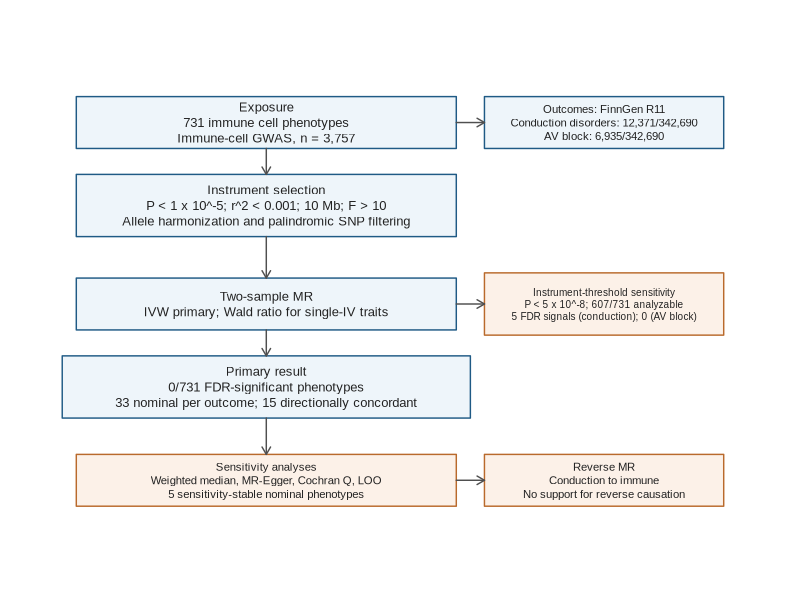

This chart was generated by the following R code: (Note: this script raises an error after producing the figure.)
# =============================================================
# 16: Figure 1 study flowchart
# Outputs: results/figures/Fig1_flowchart.pdf/png/svg/tiff
# =============================================================
this_file <- sub("^--file=", "", grep("^--file=", commandArgs(FALSE), value = TRUE)[1])
PROJ <- normalizePath(file.path(dirname(this_file), ".."), winslash = "/", mustWork = TRUE)
FIG  <- file.path(PROJ, "results/figures")
dir.create(FIG, showWarnings = FALSE, recursive = TRUE)

open_svg <- function(path, width, height) {
  if (requireNamespace("svglite", quietly = TRUE)) {
    svglite::svglite(path, width = width, height = height)
  } else {
    svg(path, width = width, height = height, family = "Arial")
  }
}

draw <- function() {
  BLUE <- "#1F5A85"; BLUE_FILL <- "#EEF5FA"
  ORANGE <- "#B96A2C"; ORANGE_FILL <- "#FCF1E8"
  GREY <- "#4F4F4F"; GRID <- "#E8ECEF"
  par(mar = c(0.8, 1.0, 1.2, 1.0), family = "Arial", xpd = NA)
  plot(NA, xlim = c(0, 100), ylim = c(0, 100), axes = FALSE, xlab = "", ylab = "")
  # The figure title and the rule beneath it are deliberately absent: Medicine requires that
  # digital art carry no embedded figure title or legend text. The title now lives only in the
  # Figure 1 legend in the manuscript. Panel labels and box text stay, since they are what
  # makes the flowchart self-explanatory.

  box_ <- function(x, y, w, h, txt, fill = BLUE_FILL, border = BLUE, cex = 0.78, font = 1) {
    rect(x - w / 2, y - h / 2, x + w / 2, y + h / 2, col = fill, border = border, lwd = 1.4)
    text(x, y, txt, cex = cex, font = font, col = "#222222")
  }
  arr <- function(x0, y0, x1, y1) arrows(x0, y0, x1, y1, length = 0.085, lwd = 1.4, col = GREY)
  section <- function(x, y, label) text(x, y, label, cex = 0.68, font = 2, col = GREY)

  section(10, 88.5, "Input")
  box_(31, 85, 54, 10, "Exposure\n731 immune cell phenotypes\nImmune-cell GWAS, n = 3,757")
  box_(79, 85, 34, 10, "Outcomes: FinnGen R11\nConduction disorders: 12,371/342,690\nAV block: 6,935/342,690", cex = 0.68)

  section(10, 69.5, "MR design")
  box_(31, 69, 54, 12, "Instrument selection\nP < 1 x 10^-5; r^2 < 0.001; 10 Mb; F > 10\nAllele harmonization and palindromic SNP filtering")
  box_(31, 50, 54, 10, "Two-sample MR\nIVW primary; Wald ratio for single-IV traits")
  box_(79, 50, 34, 12, "Instrument-threshold sensitivity\nP < 5 x 10^-8; 607/731 analyzable\n5 FDR signals (conduction); 0 (AV block)", fill = ORANGE_FILL, border = ORANGE, cex = 0.60)

  section(10, 34.5, "Findings")
  box_(31, 34, 58, 12, "Primary result\n0/731 FDR-significant phenotypes\n33 nominal per outcome; 15 directionally concordant")
  box_(31, 16, 54, 10, "Sensitivity analyses\nWeighted median, MR-Egger, Cochran Q, LOO\n5 sensitivity-stable nominal phenotypes", fill = ORANGE_FILL, border = ORANGE, cex = 0.68)
  box_(79, 16, 34, 10, "Reverse MR\nConduction to immune\nNo support for reverse causation", fill = ORANGE_FILL, border = ORANGE, cex = 0.68)

  arr(58, 85, 62, 85)
  arr(31, 80, 31, 75)
  arr(31, 63, 31, 55)
  arr(31, 45, 31, 40)
  arr(31, 28, 31, 21)
  arr(58, 50, 62, 50)
  arr(58, 16, 62, 16)
}

cairo_pdf(file.path(FIG, "Fig1_flowchart.pdf"), width = 8.0, height = 7.0, family = "Arial")
draw()
dev.off()
open_svg(file.path(FIG, "Fig1_flowchart.svg"), width = 8.0, height = 7.0)
draw()
dev.off()
png(file.path(FIG, "Fig1_flowchart.png"), width = 4800, height = 4200, res = 600, pointsize = 13)
draw()
dev.off()
tiff(file.path(FIG, "Fig1_flowchart.tiff"), width = 8.0, height = 7.0, units = "in", res = 600, pointsize = 13, compression = "lzw")
draw()
dev.off()
cat("Fig1 output complete\n")
